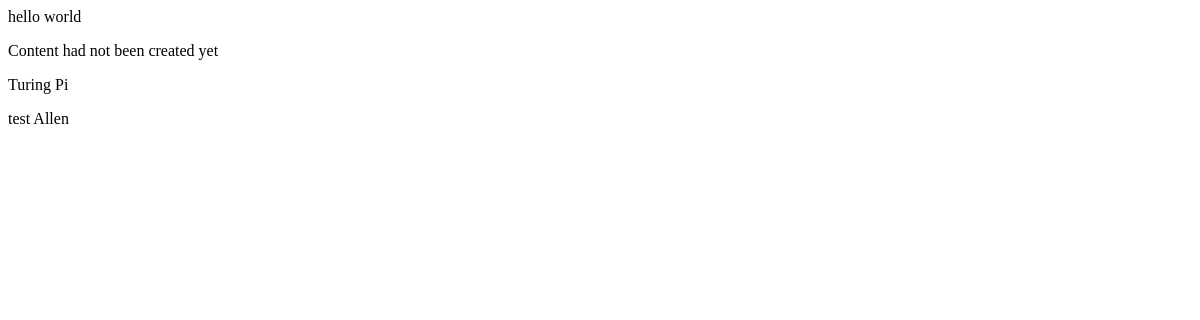
The page /products on the database as committed earlier.
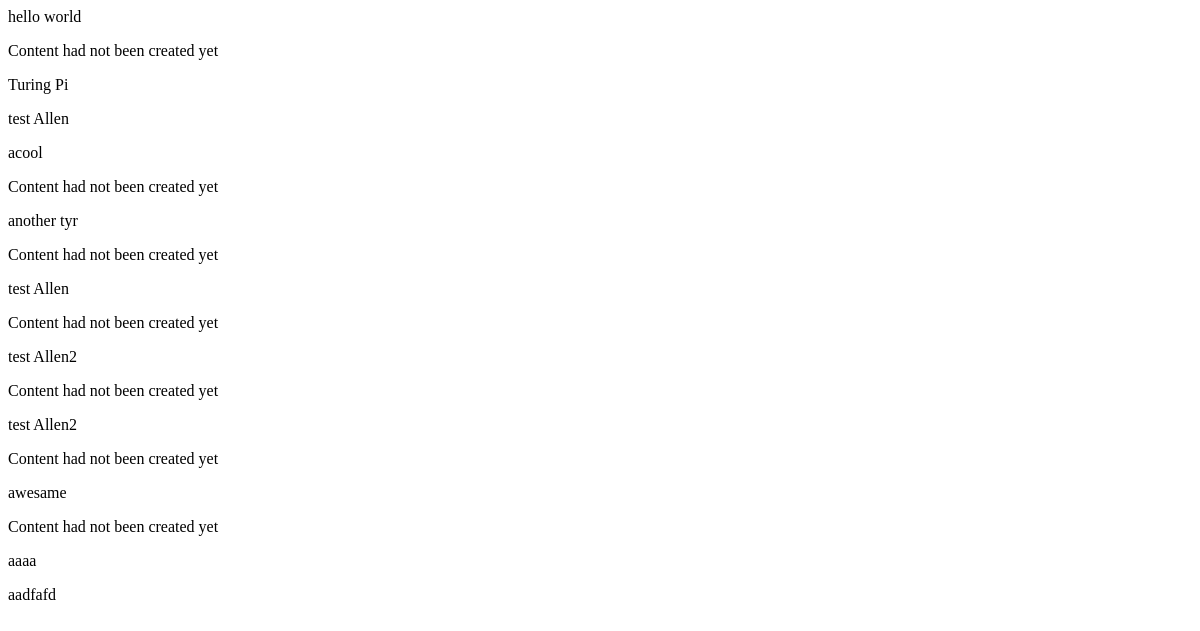
The same page on the database as committed later.
### products/models.py (models this page shows)
class Product(models.Model):
    user=models.ForeignKey(User, null=True, on_delete=models.SET_NULL)
    title = models.CharField(max_length=220)
    content = models.TextField(null=True, blank=True)
    price = models.IntegerField(default=0)

### products/views.py (the view)
# urls.py: path('products',product_list_view),
def product_list_view(request, *args, **kwargs):
    qs = Product.objects.all()
    context = {
        "object_list": qs
    }
    return render(request, "products/list.html", context)

### templates/products/list.html
{% extends 'base.html' %}
{% block content %}
    {% for object in object_list %}
    <div>
        {{ object.title }}
        {% include 'products/detail_snippet.html' with product=object %}
    </div>
    {% endfor %}
{% endblock %}

### templates/base.html (shortened to what this page needs)
<!DOCTYPE html>
<html lang="en">
<head>
</head>
<body>
    {% block content %}
    {% endblock content %}
</body>
</html>

### templates/products/detail_snippet.html
{% extends 'base.html' %}
{% block content %}
    {% if object.content %}
    <p>{{ object.content }}</p>
    {% else %}
    <p>Content had not been created yet</p>
    {% endif %}
{% endblock content %}

Rows that differ between the two databases and show on the page:
added Product: title "acool", shows "Content had not been created yet"
added Product: title "another tyr", shows "Content had not been created yet"
added Product: title "test Allen", shows "Content had not been created yet"
added Product: title "test Allen2", shows "Content had not been created yet"
added Product: title "test Allen2", shows "Content had not been created yet"
added Product: title "awesame", shows "Content had not been created yet"
added Product: title "aaaa", content "aadfafd"
